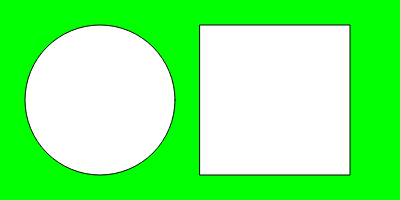
Frame 1 (no input)
Frame 60 (no input): identical to frame 1, image omitted
Frame 120 (the mouse pressed at the canvas centre since frame 60): identical to frame 1, image omitted

The p5.js sketch that drew this single still picture (run headless with seeded random() and noise() and a simulated clock; from frame 60 on, the mouse is pressed at the canvas centre):

// p5.js sketch
// ── sketch.js
function setup() {
  createCanvas(400, 200);
  colorMode(HSB);
}

function draw() {
  background(120, 100, 100);
  ellipse(100, 100, 150, 150);
  square(200, 25, 150);

}
